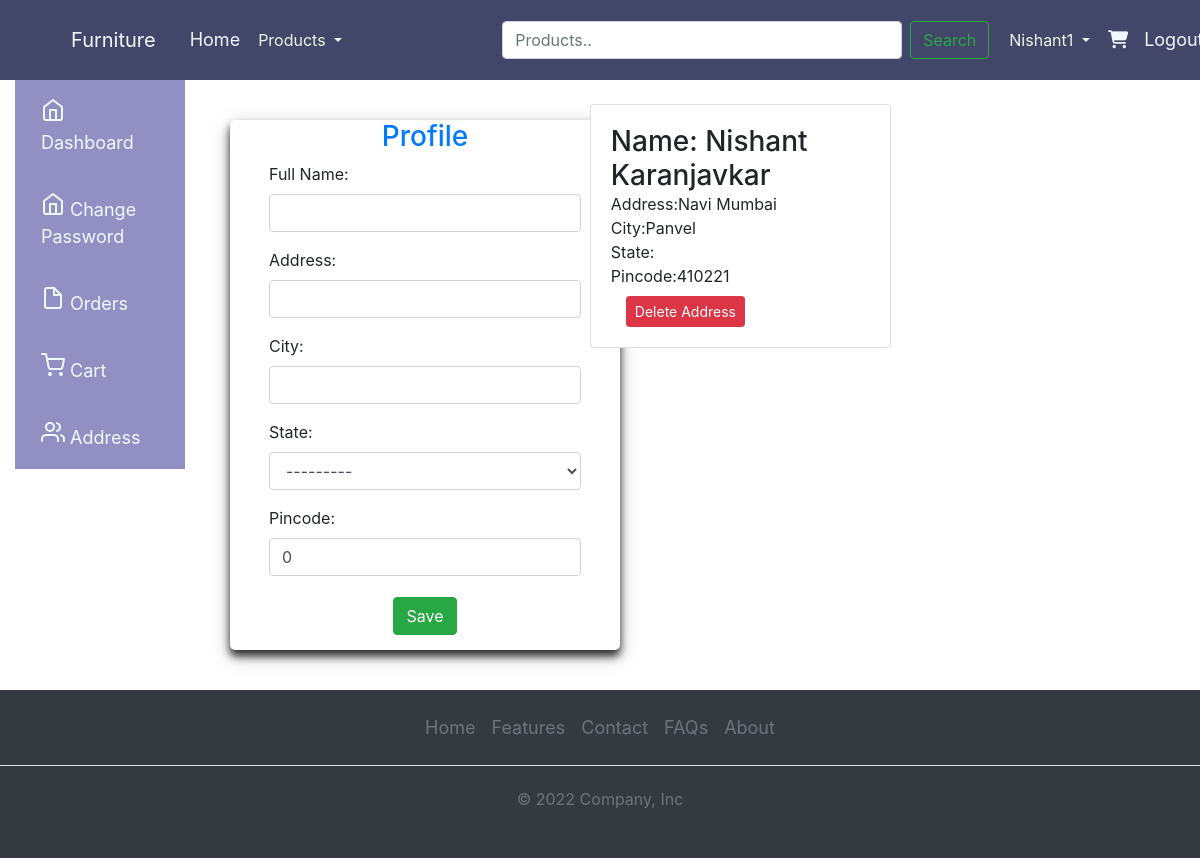
/address/ (signed in), run on an earlier commit of the app's database.
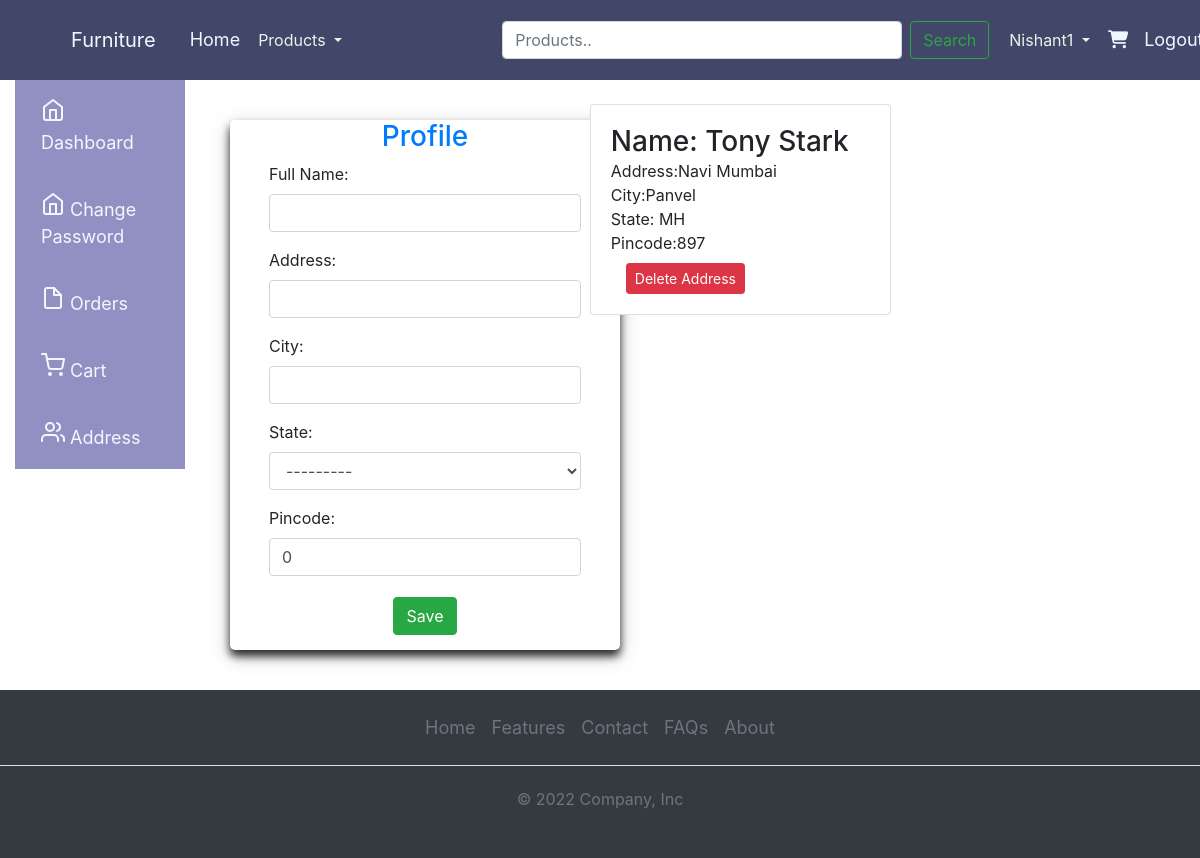
And on a later commit of the database.
### core/models.py (models this page shows, shortened)
class Customer(models.Model):
    STATE_CHOICES = [
        ('AP', 'Andhra Pradesh'),
        ('AR', 'Arunachal Pradesh'),
        ('AS', 'Assam'),
        ('BR', 'Bihar'),
        ('CT', 'Chhattisgarh'),
        ('GA', 'Goa'),
        ('GJ', 'Gujarat'),
        ('HR', 'Haryana'),
        ('HP', 'Himachal Pradesh'),
        ('JH', 'Jharkhand'),
        ('KA', 'Karnataka'),
        ('KL', 'Kerala'),
        ('MP', 'Madhya Pradesh'),
        ('MH', 'Maharashtra'),
        ('MN', 'Manipur'),
        ('ML', 'Meghalaya'),
        ('MZ', 'Mizoram'),
        ('NL', 'Nagaland'),
        ('OR', 'Odisha'),
        ('PB', 'Punjab'),
        ('RJ', 'Rajasthan'),
        ('SK', 'Sikkim'),
    ]
    user = models.ForeignKey(User, on_delete=models.CASCADE)  # we have created Many-to-one relationship i.e multiple order can be done by one user
    name = models.CharField(max_length=100)
    address = models.CharField(max_length=100)
    city = models.CharField(max_length=100)
    state = models.CharField(max_length=2, choices=STATE_CHOICES)
    pincode = models.IntegerField(
    default= 0,
    blank= True,
    null= True
    )

### core/views.py (the view)
# urls.py: path('address/',views.address,name='address'),
def address(request):
    if request.method =="POST":
        form = CustomerForm(request.POST)
        if form.is_valid():
            user=request.user
            name = form.cleaned_data['name']
            address = form.cleaned_data['address']
            city = form.cleaned_data['city']
            state = form.cleaned_data['state']
            pincode = form.cleaned_data['pincode']
            Customer(user=user,name=name,address=address,city=city,state=state,pincode=pincode).save()
            return redirect('address')
    else:
        form = CustomerForm()
        address = Customer.objects.filter(user=request.user)
    return render(request,'core/address.html',{'form':form,'address':address})

### core/forms.py
class CustomerForm(forms.ModelForm):
    class Meta:
        model = Customer
        fields = ['name','address','city','state','pincode']
        labels = {'name':'Full Name'}
        widgets = {'name':forms.TextInput(attrs={'class':'form-control'}),
                    'address':forms.TextInput(attrs={'class':'form-control'}),
                    'city':forms.TextInput(attrs={'class':'form-control'}),
                    'state':forms.Select(attrs={'class':'form-control'}),
                    'pincode':forms.NumberInput(attrs={'class':'form-control'})}

### core/templates/core/address.html (shortened to what this page needs)
{% extends "core/base.html" %}
{% load static %}
{% block home %}
<div class="container-fluid profile">
    <div class="row">
      <div class="col-md-2 d-none d-md-block sidebar" >
          <nav >
          <div class="sidebar-sticky">
              <ul class="nav flex-column ">
              <li class="nav-item elment">
                  <a class="nav-link active" href="{% url "profile" %}">
                  Dashboard <span class="sr-only">(current)</span>
                  </a>
              </li>
              <li class="nav-item elment">
                  <a class="nav-link active" href="{% url "changepassword" %}">
                  Change Password <span class="sr-only">(current)</span>
                  </a>
              </li>
              <li class="nav-item elment">
                  <a class="nav-link " href="#">
                  Orders
                  </a>
              </li>
              <li class="nav-item elment">
                  <a class="nav-link" href="{% url "viewcart"  %}">
                  Cart
                  </a>
              </li>
              <li class="nav-item elment">
                  <a class="nav-link" href="{% url "address" %}">
                  Address
                  </a>
              </li>
              </ul>
          </div>
          </nav>
      </div>
      <div class="col-md-8">
              <div class="container">
                  <div class="row">
                          <div class="col-sm-5">
                      <div class="container profile-form">
                          <div class="reg ">
                              <h3 class="text-primary">Profile</h3>
                          </div>
                          <form action="" method="POST" novalidate>
                              {% for f in form %}
                              <div class="form-group mr-4 ml-4 ">
                                  {{f.label_tag}} {{f}} {{f.errors}}
                              </div>
                              {% endfor %}
                              <div class="text-center">
                                  <input type="submit" value="Save" class="btn btn-success register-button">
                              </div>
                          </form>
                      </div>
                  </div>
                  <div class="col-sm-6">
                      <div class="container">
                          <div class="row">
                              <div class="col-sm-12">
                                  {% for add in address %}
                                  <div class="card flex-md-row mb-4 box-shadow h-md-250 mt-4 ml-4">
                                      <div class="card-body d-flex flex-column align-items-start">
                                          <h3 class="mb-0">
                                          Name: {{add.name}}
                                      </h3>
                                      <p class="card-text mb-auto">Address:{{add.address}} </p>
                                      <p class="card-text mb-auto">City:{{add.city}} </p>
                                      <p class="card-text mb-auto">State: {{add.state}} </p>
                                      <p class="card-text mb-auto">Pincode:{{add.pincode}} </p>
                                      <form action="{% url 'deleteaddress' add.id %}" method="POST">
                                          <div class="col-md-1 col-lg-1 col-xl-1 text-end">
                                          <input type="submit" class="btn btn-danger btn-sm mt-2" value="Delete Address">
                                          </div>
                                      </form>
                                      </div>
                                  </div>
                                  {% endfor %}
                              </div>
                          </div>
                      </div>
                  </div>
              </div>
          </div>
      </div>
    </div>
  </div>
{% endblock home %}

### core/templates/core/base.html (shortened to what this page needs)
<!DOCTYPE html>
{% load static %}
<html lang="en">
<head>
    <link rel="stylesheet" href="{% static 'core/css/bootstrap.min.css' %}">
    <link rel="stylesheet" href="{% static 'core/css/style.css' %}">
    <link rel="stylesheet" href="{% static 'core/css/fontawesome.css' %}">
    <link rel="stylesheet" href="https://cdnjs.cloudflare.com/ajax/libs/font-awesome/6.5.1/css/all.min.css">
</head>
<body>
    <header>
   {% include "core/navbar.html" %}
    </header>
   {% block home %}{% endblock home %}
   <footer>
    {% include "core/footer.html" %}
   </footer>
</body>
</html>

### core/templates/core/navbar.html (shortened to what this page needs)
<!DOCTYPE html>
{% load static%}
<html lang="en">
<head>
    <link rel="stylesheet" href="{% static 'core/css/bootstrap.min.css' %}">
    <link rel="stylesheet" href="{% static 'core/css/style.css' %}">
    <link rel="stylesheet" href="{% static 'core/css/fontawesome.css' %}">
</head>
<body>
    <nav class="navbar navbar-expand-lg bg-body-tertiary fixed-top" style="background-color: #424769;  ">
        <div class="container-fluid ">
          <a class="navbar-brand" href="#" style="margin-left: 40px;">Furniture</a>
          <ul class="navbar-nav ml-auto mb-2 mb-lg-0" style="padding: 10px; margin-right:40px">
            <li class="nav-item">
              <a class="nav-link active" aria-current="page" href="{% url "home" %}">Home</a>
            </li>
            <li class="nav-item">
                <div class="dropdown">
                  <button class="btn btn-link dropdown-toggle product_btn" type="button" id="dropdownMenu2" data-toggle="dropdown" aria-haspopup="true" aria-expanded="false">
                    Products
                  </button>
                </div>
              </li>
            </ul>
          <div class="collapse navbar-collapse" id="navbarSupportedContent">
            <form class="d-flex" role="search" style="margin-left: 100px;">
                <input class="form-control me-2" type="search" placeholder="Products.." aria-label="Search" style="width:400px  ">
                <button class="btn btn-outline-success" type="submit" style="margin-left:8px">Search</button>
              </form>
            <ul class="navbar-nav ml-auto mb-2 mb-lg-0" style="padding: 10px; margin-right:40px">
              <li class="nav-item">
                {% if request.user.is_authenticated %}
                <div class="dropdown">
                  <button class="btn btn-link dropdown-toggle product_btn" type="button" id="dropdownMenu2" data-toggle="dropdown" aria-haspopup="true" aria-expanded="false">
                    {{user.username| capfirst}}
                  </button>
                </div>
                <li class="nav-item">
                  <a class="nav-link" href="{% url "viewcart" %}"><i class="fa-solid fa-cart-shopping"></i></a>
                </li>
                <li class="nav-item">
                  <a class="nav-link" href="{% url "logout" %}">Logout</a>
                </li>
              {% endif %}
            </ul>
          </div>
        </div>
      </nav>
</body>
</html>

### core/templates/core/footer.html
  <footer class="bg-dark py-3 mt-0 ">
    <ul class="nav justify-content-center border-bottom pb-3 mb-3">
      <li class="nav-item"><a href="#" class="nav-link px-2 text-muted">Home</a></li>
      <li class="nav-item"><a href="#" class="nav-link px-2 text-muted">Features</a></li>
      <li class="nav-item"><a href="{% url "contact" %}" class="nav-link px-2 text-muted">Contact</a></li>
      <li class="nav-item"><a href="#" class="nav-link px-2 text-muted">FAQs</a></li>
      <li class="nav-item"><a href="{% url "about" %}" class="nav-link px-2 text-muted">About</a></li>
    </ul>
    <p class="text-center text-muted">© 2022 Company, Inc</p>
  </footer>

### core/static/core/css/style.css (style rules this page uses)
.nav-item { font-size: 18px; }
.nav-item a { color: aliceblue; }
.navbar-brand { color: aliceblue; }
.product_btn { color: #EBF3E8; border: none; padding: 10px; text-decoration: none; }
.profile { margin-top: 80px; }
.profile-form { margin-top: 40px; margin-bottom: 40px; width: 390px; background: transparent; backdrop-filter: blur(5px); border-radius: 5px; box-shadow: 0 6px 8px 0 rgba(0, 0, 0, 0.8), 0 6px 20px 0 rgba(0, 0, 0, 0.25); }
.nav-item.elment { background-color: #9290C3; padding: 10px; }
.flex-column { width: 100%; height: 100%; }
.text-primary { text-align: center; }
.text-center { padding: 5px; padding-bottom: 15px; }

What changed in the data, as far as the page shows it:
removed Customer: name "Nishant Karanjavkar", address "Navi Mumbai", city "Panvel", pincode "410221"
added Customer: name "Tony Stark", address "Navi Mumbai", city "Panvel", state "MH", pincode "897"
